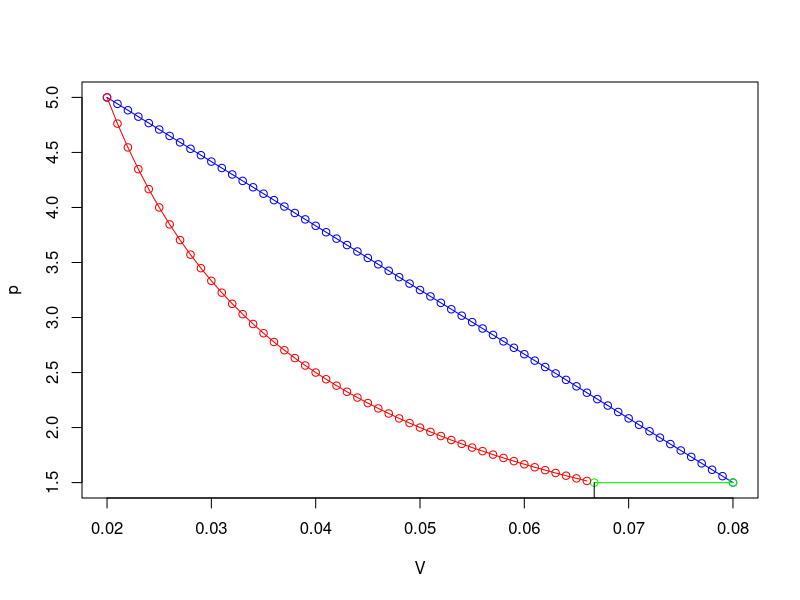

Reproduce this figure in R.
# page no: 146

m = 1;
p1 = 5;
V1 = 0.02;
V2 = 0.08;
p2 = 1.5;
f = function(V) return(a+b*V);
A = matrix(c(1,0.02,1,0.08), nrow=2, byrow=TRUE);
B = c(5,1.5);
X = solve(A,B);
a = X[1];
b = X[2];
V = seq(0.02,0.08,by=0.001);
p = a+b*V;
plot(V,p, type='o', col='blue')
V = c(0.0667, 0.08);
p = c(1.5, 1.5);
lines(V,p,type='o', col='green')
V = seq(0.02,0.0667,by=0.001);
fa = function(V) return(0.1/V);
lines(V,fa(V),type='o', col='red')
V = c(0.0667, 0.0667);
p = c(1.5, 0);
lines(V,p,type='l', col='black')

W_12 = integrate(function(V) return(a+b*V)*10^2,V1,V2)$value*100;
print(W_12)
p3 = p2;
V3 = p1*V1/p3;
W_23 = p2*(V3-V2)*10^2;
W_31 = p3*V3*log(V1/V3)*10^2;
print(W_31)
W_net = W_12+W_23+W_31;
print(W_net)
Q_net = W_net;
print(Q_net)
